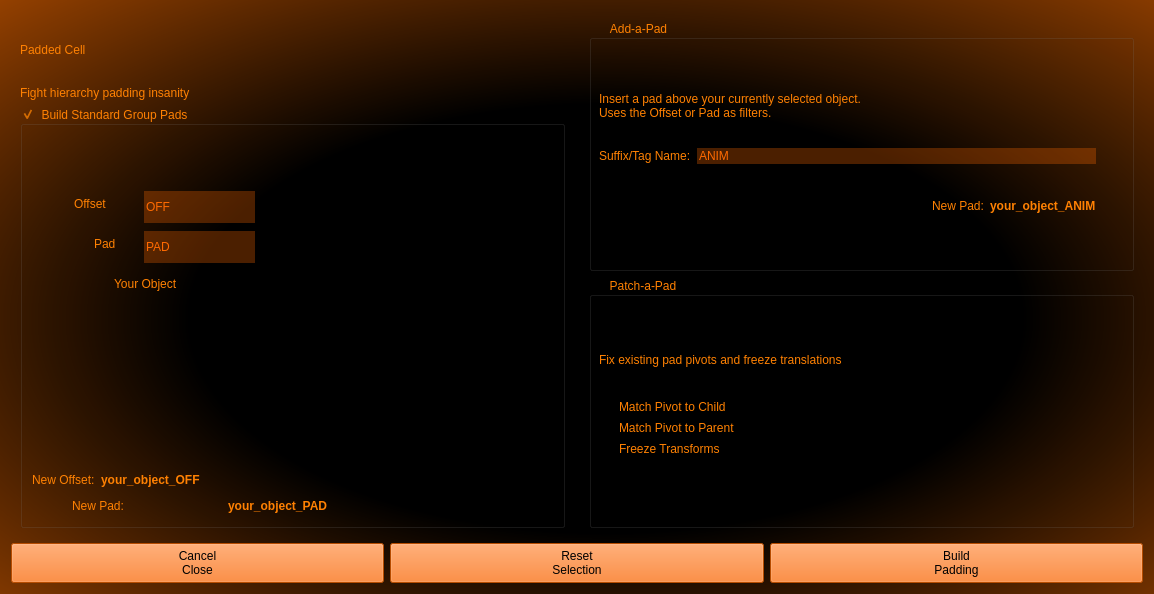
<?xml version="1.0" encoding="UTF-8"?>
<ui version="4.0">
 <class>paddedCellForm</class>
 <widget class="QWidget" name="paddedCellForm">
  <property name="windowModality">
   <enum>Qt::ApplicationModal</enum>
  </property>
  <property name="geometry">
   <rect>
    <x>0</x>
    <y>0</y>
    <width>1154</width>
    <height>594</height>
   </rect>
  </property>
  <property name="minimumSize">
   <size>
    <width>1154</width>
    <height>594</height>
   </size>
  </property>
  <property name="windowTitle">
   <string>Padded Cell</string>
  </property>
  <property name="windowOpacity">
   <double>1.000000000000000</double>
  </property>
  <property name="styleSheet">
   <string notr="true">background-color: qradialgradient(spread:pad, cx:0.525, cy:0.54, radius:0.886, fx:0.525, fy:0.534, stop:0.407563 rgba(0, 0, 0, 255), stop:1 rgba(198, 86, 0, 255));
border-color: rgba(0, 0, 0, 0);
selection-background-color: rgb(255, 106, 0);
selection-color: rgb(255, 106, 0);</string>
  </property>
  <layout class="QVBoxLayout" name="verticalLayout_6">
   <item>
    <layout class="QHBoxLayout" name="horizontalLayout_5">
     <item>
      <widget class="QFrame" name="column_1">
       <property name="sizePolicy">
        <sizepolicy hsizetype="Maximum" vsizetype="Preferred">
         <horstretch>0</horstretch>
         <verstretch>0</verstretch>
        </sizepolicy>
       </property>
       <property name="maximumSize">
        <size>
         <width>400</width>
         <height>16777215</height>
        </size>
       </property>
       <property name="styleSheet">
        <string notr="true">font: 75 12pt &quot;Orbitron&quot;;
background-color: rgba(0, 0, 0, 0);
color: rgb(255, 129, 2);</string>
       </property>
       <layout class="QVBoxLayout" name="verticalLayout_5">
        <property name="sizeConstraint">
         <enum>QLayout::SetMinAndMaxSize</enum>
        </property>
        <item>
         <widget class="QLabel" name="title">
          <property name="minimumSize">
           <size>
            <width>350</width>
            <height>60</height>
           </size>
          </property>
          <property name="maximumSize">
           <size>
            <width>400</width>
            <height>16777215</height>
           </size>
          </property>
          <property name="styleSheet">
           <string notr="true">font: 75 24pt &quot;Orbitron&quot;;
background-color: rgba(0, 0, 0, 0);
color: rgb(255, 129, 2);</string>
          </property>
          <property name="text">
           <string>Padded Cell</string>
          </property>
         </widget>
        </item>
        <item>
         <widget class="QLabel" name="subtitle">
          <property name="maximumSize">
           <size>
            <width>400</width>
            <height>45</height>
           </size>
          </property>
          <property name="styleSheet">
           <string notr="true">font: 75 10pt &quot;Orbitron&quot;;
background-color: rgba(0, 0, 0, 0);
color: rgb(255, 129, 2);</string>
          </property>
          <property name="text">
           <string>Fight hierarchy padding insanity</string>
          </property>
         </widget>
        </item>
        <item>
         <widget class="QGroupBox" name="BuildAPad_GRP">
          <property name="minimumSize">
           <size>
            <width>491</width>
            <height>0</height>
           </size>
          </property>
          <property name="styleSheet">
           <string notr="true">font: 75 12pt &quot;Orbitron&quot;;
border-color: rgb(255, 129, 2);
background-color: rgba(0, 0, 0, 0);
color: rgb(255, 129, 2);</string>
          </property>
          <property name="title">
           <string>Build Standard Group Pads</string>
          </property>
          <property name="checkable">
           <bool>true</bool>
          </property>
          <layout class="QVBoxLayout" name="verticalLayout">
           <property name="topMargin">
            <number>20</number>
           </property>
           <item>
            <widget class="QGroupBox" name="build_controls">
             <property name="styleSheet">
              <string notr="true">font: 75 10pt &quot;Orbitron&quot;;
background-color: rgba(0, 0, 0, 0);
color: rgb(255, 129, 2);
border: rgb(198, 86, 0);</string>
             </property>
             <layout class="QGridLayout" name="build_padding_layout">
              <item row="0" column="0" rowspan="2">
               <widget class="QFrame" name="pad_diagram">
                <property name="sizePolicy">
                 <sizepolicy hsizetype="MinimumExpanding" vsizetype="Preferred">
                  <horstretch>0</horstretch>
                  <verstretch>0</verstretch>
                 </sizepolicy>
                </property>
                <property name="minimumSize">
                 <size>
                  <width>230</width>
                  <height>145</height>
                 </size>
                </property>
                <property name="styleSheet">
                 <string notr="true">background-color: rgba(0, 0, 0, 0);
background-image: url(:/icons/folder_diagram.png);
background-repeat: none;</string>
                </property>
                <property name="frameShape">
                 <enum>QFrame::StyledPanel</enum>
                </property>
                <property name="frameShadow">
                 <enum>QFrame::Raised</enum>
                </property>
                <widget class="QLabel" name="pad_label">
                 <property name="geometry">
                  <rect>
                   <x>50</x>
                   <y>70</y>
                   <width>43</width>
                   <height>25</height>
                  </rect>
                 </property>
                 <property name="styleSheet">
                  <string notr="true">font: 75 10pt &quot;Orbitron&quot;;
background-color: rgba(0, 0, 0, 0);
color: rgb(255, 129, 2);
background-image: url(:/icons/spacer.png);</string>
                 </property>
                 <property name="text">
                  <string>Pad</string>
                 </property>
                 <property name="buddy">
                  <cstring>pad_name</cstring>
                 </property>
                </widget>
                <widget class="QLabel" name="offset_label">
                 <property name="geometry">
                  <rect>
                   <x>30</x>
                   <y>30</y>
                   <width>69</width>
                   <height>25</height>
                  </rect>
                 </property>
                 <property name="styleSheet">
                  <string notr="true">font: 75 10pt &quot;Orbitron&quot;;
background-image: url(:/icons/spacer.png);
background-color: rgba(0, 0, 0, 0);
color: rgb(255, 129, 2);</string>
                 </property>
                 <property name="text">
                  <string>Offset</string>
                 </property>
                 <property name="buddy">
                  <cstring>offset_name</cstring>
                 </property>
                </widget>
                <widget class="QLineEdit" name="offset_name">
                 <property name="geometry">
                  <rect>
                   <x>100</x>
                   <y>30</y>
                   <width>111</width>
                   <height>32</height>
                  </rect>
                 </property>
                 <property name="styleSheet">
                  <string notr="true">font: 75 12pt &quot;Orbitron&quot;;
background-image: url(:/icons/spacer.png);
alternate-background-color: rgb(0, 0, 0);
color: rgb(255, 106, 0);
background-color: rgba(255, 106, 0, 75);
selection-background-color: rgb(0, 0, 0);
selection-color: rgba(0, 0, 0, 0);
border: None;</string>
                 </property>
                 <property name="text">
                  <string>OFF</string>
                 </property>
                </widget>
                <widget class="QLabel" name="your_object">
                 <property name="geometry">
                  <rect>
                   <x>70</x>
                   <y>110</y>
                   <width>130</width>
                   <height>25</height>
                  </rect>
                 </property>
                 <property name="styleSheet">
                  <string notr="true">font: 75 10pt &quot;Orbitron&quot;;
background-color: rgba(0, 0, 0, 0);
color: rgb(255, 129, 2);
background-image: url(:/icons/spacer.png);</string>
                 </property>
                 <property name="text">
                  <string>Your Object</string>
                 </property>
                </widget>
                <widget class="QLineEdit" name="pad_name">
                 <property name="geometry">
                  <rect>
                   <x>100</x>
                   <y>70</y>
                   <width>111</width>
                   <height>32</height>
                  </rect>
                 </property>
                 <property name="styleSheet">
                  <string notr="true">font: 75 12pt &quot;Orbitron&quot;;
alternate-background-color: rgb(0, 0, 0);
color: rgb(255, 106, 0);
background-color: rgba(255, 106, 0, 75);
selection-background-color: rgb(0, 0, 0);
selection-color: rgba(0, 0, 0, 0);
border: None;
background-image: url(:/icons/spacer.png);</string>
                 </property>
                 <property name="text">
                  <string>PAD</string>
                 </property>
                </widget>
                <zorder>pad_label</zorder>
                <zorder>offset_label</zorder>
                <zorder>offset_name</zorder>
                <zorder>your_object</zorder>
                <zorder>pad_name</zorder>
                <zorder>build_btn</zorder>
               </widget>
              </item>
              <item row="2" column="0">
               <spacer name="verticalSpacer">
                <property name="orientation">
                 <enum>Qt::Vertical</enum>
                </property>
                <property name="sizeHint" stdset="0">
                 <size>
                  <width>20</width>
                  <height>15</height>
                 </size>
                </property>
               </spacer>
              </item>
             </layout>
            </widget>
           </item>
           <item>
            <layout class="QVBoxLayout" name="build_output">
             <item>
              <layout class="QHBoxLayout" name="new_offset_layout">
               <item>
                <widget class="QLabel" name="new_offset_label">
                 <property name="styleSheet">
                  <string notr="true">font: 75 10pt &quot;Orbitron&quot;;
background-color: rgba(0, 0, 0, 0);
color: rgb(255, 129, 2);</string>
                 </property>
                 <property name="text">
                  <string>New Offset:</string>
                 </property>
                </widget>
               </item>
               <item>
                <widget class="QLabel" name="new_offset_name">
                 <property name="styleSheet">
                  <string notr="true">font: 75 10pt &quot;Orbitron&quot;;
background-color: rgba(0, 0, 0, 0);
color: rgb(255, 129, 2);
font-weight: bold;</string>
                 </property>
                 <property name="text">
                  <string>your_object_OFF</string>
                 </property>
                </widget>
               </item>
               <item>
                <spacer name="horizontalSpacer_2">
                 <property name="orientation">
                  <enum>Qt::Horizontal</enum>
                 </property>
                 <property name="sizeType">
                  <enum>QSizePolicy::Expanding</enum>
                 </property>
                 <property name="sizeHint" stdset="0">
                  <size>
                   <width>40</width>
                   <height>20</height>
                  </size>
                 </property>
                </spacer>
               </item>
              </layout>
             </item>
             <item>
              <layout class="QHBoxLayout" name="new_name_layout">
               <item>
                <spacer name="horizontalSpacer">
                 <property name="orientation">
                  <enum>Qt::Horizontal</enum>
                 </property>
                 <property name="sizeType">
                  <enum>QSizePolicy::Preferred</enum>
                 </property>
                 <property name="sizeHint" stdset="0">
                  <size>
                   <width>40</width>
                   <height>20</height>
                  </size>
                 </property>
                </spacer>
               </item>
               <item>
                <widget class="QLabel" name="new_pad_label">
                 <property name="maximumSize">
                  <size>
                   <width>150</width>
                   <height>16777215</height>
                  </size>
                 </property>
                 <property name="styleSheet">
                  <string notr="true">font: 75 10pt &quot;Orbitron&quot;;
background-color: rgba(0, 0, 0, 0);
color: rgb(255, 129, 2);</string>
                 </property>
                 <property name="text">
                  <string>New Pad:</string>
                 </property>
                </widget>
               </item>
               <item>
                <widget class="QLabel" name="new_pad_name">
                 <property name="styleSheet">
                  <string notr="true">font: 75 10pt &quot;Orbitron&quot;;
background-color: rgba(0, 0, 0, 0);
color: rgb(255, 129, 2);
font-weight: bold;</string>
                 </property>
                 <property name="text">
                  <string>your_object_PAD</string>
                 </property>
                </widget>
               </item>
              </layout>
             </item>
            </layout>
           </item>
          </layout>
         </widget>
        </item>
       </layout>
      </widget>
     </item>
     <item>
      <widget class="QFrame" name="column_2">
       <property name="styleSheet">
        <string notr="true">font: 75 12pt &quot;Orbitron&quot;;
background-color: rgba(0, 0, 0, 0);
color: rgb(255, 129, 2);</string>
       </property>
       <layout class="QVBoxLayout" name="verticalLayout_4">
        <item>
         <widget class="QGroupBox" name="AddAPad_GRP">
          <property name="styleSheet">
           <string notr="true">font: 75 12pt &quot;Orbitron&quot;;
border-color: rgb(255, 129, 2);
background-color: rgba(0, 0, 0, 0);
color: rgb(255, 129, 2);</string>
          </property>
          <property name="title">
           <string>Add-a-Pad</string>
          </property>
          <property name="checkable">
           <bool>true</bool>
          </property>
          <property name="checked">
           <bool>false</bool>
          </property>
          <widget class="QWidget" name="layoutWidget">
           <property name="geometry">
            <rect>
             <x>10</x>
             <y>50</y>
             <width>497</width>
             <height>171</height>
            </rect>
           </property>
           <layout class="QVBoxLayout" name="verticalLayout_2">
            <item>
             <widget class="QLabel" name="addapad_">
              <property name="styleSheet">
               <string notr="true">font: 75 10pt &quot;Orbitron&quot;;
background-color: rgba(0, 0, 0, 0);
color: rgb(255, 129, 2);</string>
              </property>
              <property name="text">
               <string>Insert a pad above your currently selected object.
Uses the Offset or Pad as filters.</string>
              </property>
              <property name="wordWrap">
               <bool>true</bool>
              </property>
             </widget>
            </item>
            <item>
             <layout class="QHBoxLayout" name="horizontalLayout">
              <item>
               <widget class="QLabel" name="suffix_name">
                <property name="styleSheet">
                 <string notr="true">font: 75 10pt &quot;Orbitron&quot;;
background-color: rgba(0, 0, 0, 0);
color: rgb(255, 129, 2);</string>
                </property>
                <property name="text">
                 <string>Suffix/Tag Name:</string>
                </property>
                <property name="buddy">
                 <cstring>addapad_name</cstring>
                </property>
               </widget>
              </item>
              <item>
               <widget class="QLineEdit" name="addapad_name">
                <property name="styleSheet">
                 <string notr="true">font: 75 12pt &quot;Orbitron&quot;;
alternate-background-color: rgb(0, 0, 0);
color: rgb(255, 106, 0);
background-color: rgba(255, 106, 0, 75);
selection-background-color: rgb(0, 0, 0);
selection-color: rgba(0, 0, 0, 0);
border: None;</string>
                </property>
                <property name="text">
                 <string>ANIM</string>
                </property>
               </widget>
              </item>
             </layout>
            </item>
            <item>
             <layout class="QHBoxLayout" name="horizontalLayout_2">
              <item>
               <spacer name="horizontalSpacer_3">
                <property name="orientation">
                 <enum>Qt::Horizontal</enum>
                </property>
                <property name="sizeHint" stdset="0">
                 <size>
                  <width>40</width>
                  <height>20</height>
                 </size>
                </property>
               </spacer>
              </item>
              <item>
               <widget class="QLabel" name="addapad_out_label">
                <property name="styleSheet">
                 <string notr="true">font: 75 10pt &quot;Orbitron&quot;;
background-color: rgba(0, 0, 0, 0);
color: rgb(255, 129, 2);</string>
                </property>
                <property name="text">
                 <string>New Pad:</string>
                </property>
               </widget>
              </item>
              <item>
               <widget class="QLabel" name="addapad_output">
                <property name="styleSheet">
                 <string notr="true">font: 75 10pt &quot;Orbitron&quot;;
background-color: rgba(0, 0, 0, 0);
color: rgb(255, 129, 2);
font-weight: bold;</string>
                </property>
                <property name="text">
                 <string>your_object_ANIM</string>
                </property>
               </widget>
              </item>
             </layout>
            </item>
           </layout>
          </widget>
         </widget>
        </item>
        <item>
         <widget class="QGroupBox" name="PatchAPad_GRP">
          <property name="styleSheet">
           <string notr="true">font: 75 12pt &quot;Orbitron&quot;;
border-color: rgb(255, 129, 2);
background-color: rgba(0, 0, 0, 0);
color: rgb(255, 129, 2);</string>
          </property>
          <property name="title">
           <string>Patch-a-Pad</string>
          </property>
          <property name="checkable">
           <bool>true</bool>
          </property>
          <property name="checked">
           <bool>false</bool>
          </property>
          <widget class="QWidget" name="layoutWidget">
           <property name="geometry">
            <rect>
             <x>10</x>
             <y>50</y>
             <width>508</width>
             <height>129</height>
            </rect>
           </property>
           <layout class="QVBoxLayout" name="verticalLayout_3">
            <item>
             <widget class="QLabel" name="instructions">
              <property name="styleSheet">
               <string notr="true">font: 75 10pt &quot;Orbitron&quot;;
background-color: rgba(0, 0, 0, 0);
color: rgb(255, 129, 2);</string>
              </property>
              <property name="text">
               <string>Fix existing pad pivots and freeze translations</string>
              </property>
             </widget>
            </item>
            <item>
             <widget class="QCheckBox" name="match_child">
              <property name="styleSheet">
               <string notr="true">font: 75 10pt &quot;Orbitron&quot;;
background-color: rgba(0, 0, 0, 0);
color: rgb(255, 129, 2);</string>
              </property>
              <property name="text">
               <string>Match Pivot to Child</string>
              </property>
             </widget>
            </item>
            <item>
             <widget class="QCheckBox" name="match_parent">
              <property name="styleSheet">
               <string notr="true">font: 75 10pt &quot;Orbitron&quot;;
background-color: rgba(0, 0, 0, 0);
color: rgb(255, 129, 2);</string>
              </property>
              <property name="text">
               <string>Match Pivot to Parent</string>
              </property>
             </widget>
            </item>
            <item>
             <widget class="QCheckBox" name="freeze_trans">
              <property name="styleSheet">
               <string notr="true">font: 75 10pt &quot;Orbitron&quot;;
background-color: rgba(0, 0, 0, 0);
color: rgb(255, 129, 2);</string>
              </property>
              <property name="text">
               <string>Freeze Transforms</string>
              </property>
             </widget>
            </item>
           </layout>
          </widget>
         </widget>
        </item>
       </layout>
      </widget>
     </item>
    </layout>
   </item>
   <item>
    <layout class="QHBoxLayout" name="horizontalLayout_4">
     <item>
      <widget class="QPushButton" name="cancel_btn">
       <property name="styleSheet">
        <string notr="true">background-color: rgb(255, 106, 0);
font: 75 8pt &quot;Orbitron&quot;;
color: rgb(0, 0, 0);
padding: 5px;</string>
       </property>
       <property name="text">
        <string>Cancel
Close</string>
       </property>
      </widget>
     </item>
     <item>
      <widget class="QPushButton" name="reset_btn">
       <property name="styleSheet">
        <string notr="true">background-color: rgb(255, 106, 0);
font: 75 8pt &quot;Orbitron&quot;;
color: rgb(0, 0, 0);
padding: 5px;</string>
       </property>
       <property name="text">
        <string>Reset
Selection</string>
       </property>
      </widget>
     </item>
     <item>
      <widget class="QPushButton" name="build_btn">
       <property name="styleSheet">
        <string notr="true">background-color: rgb(255, 106, 0);
font: 75 8pt &quot;Orbitron&quot;;
color: rgb(0, 0, 0);
padding: 5px;</string>
       </property>
       <property name="text">
        <string>Build
Padding</string>
       </property>
      </widget>
     </item>
    </layout>
   </item>
  </layout>
 </widget>
 <resources>
  <include location="../bgs.qrc"/>
 </resources>
 <connections/>
</ui>
